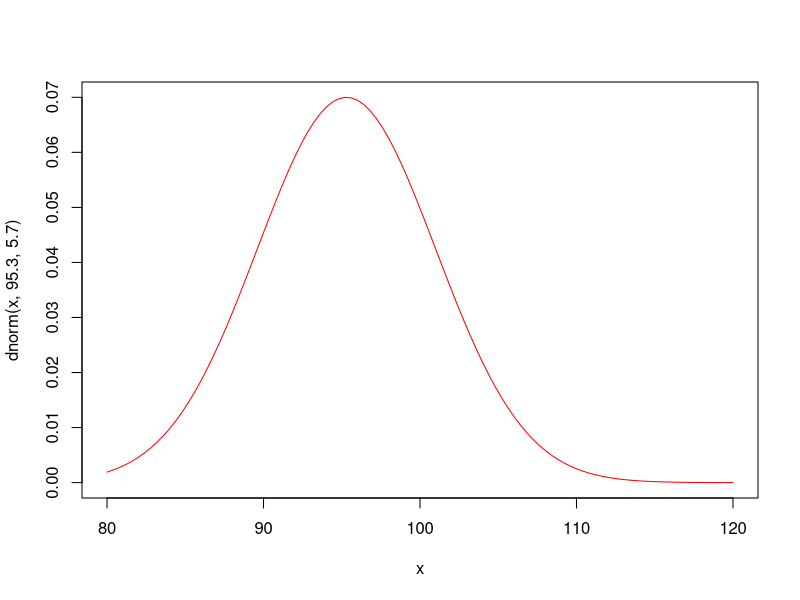
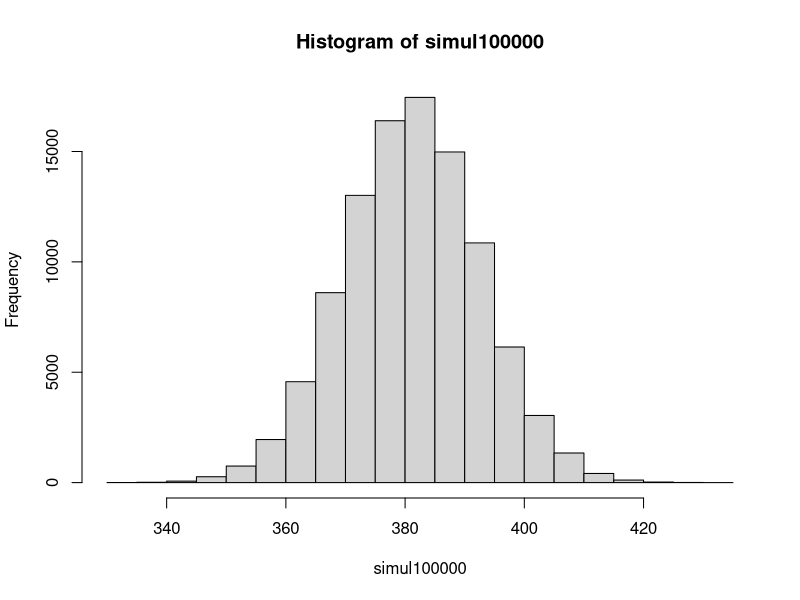

These figures' R source, in order:
#apartat a (SI NO EM DIUEN QUE LA DISTRIBUCIO ES CONTINUA I LA N ES MES PETITA QUE 30, RESPONDRE NA)

curve(dnorm(x, 95.3, 5.7), xlim=c(80,120), col="red") #distribucion poblacional



set.seed(84) #per calcular en paeticular a 84, a tots ens surt el mateix numero
n <- 4
simul <- rnorm(n, 95.3, 5.7)
sum(simul)

#suma muestral

set.seed(84)
Y <- function(i){sum(rnorm(n, 95.3, 5.7))}
simul100000 <- sapply(1:100000,Y)
simul100000
hist(simul100000)
mean(simul100000)

4*95.3

#apartat b
#varianza suma muestral
#teoria V(Y) = n*sigma^2
n <- 100
sigma <- 5.7

100*5.7^2

#apartat c  

#P(X>103)
# 1-pnorm(103, mu, sigma)
mu <- 95.3
sigma <- 5.7
1-pnorm(103, 95.3, 5.7)

#apartat d
#Probabilitat que la mitjana de la resistencia sigui menor que 98kg
#P(X>98)
pnorm(98, 95.3, 5.7/sqrt(4))

#apartat e
#teoria P(SSq>32)=P(W>32*(n-1)/sigma^2)
# W es una variable aleatoria chi cuadrado
1 - pchisq(32*(100-1)/5.7^2, 100-1)
